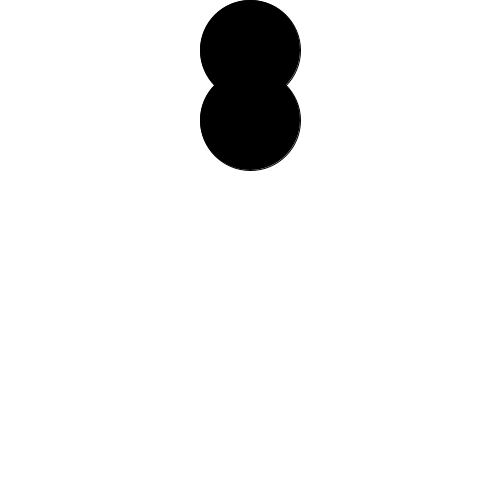
Frame 1 (no input)
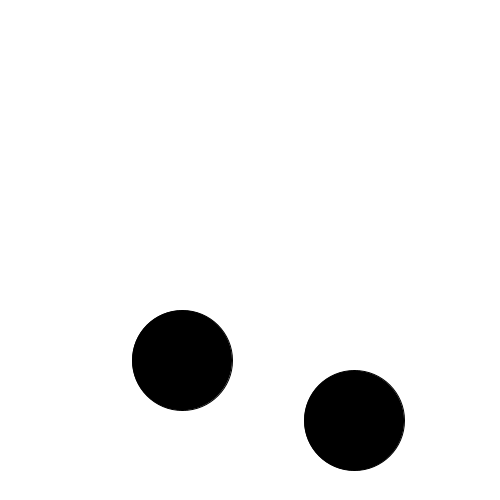
Frame 60 (the mouse pressed at the canvas centre just before this capture)
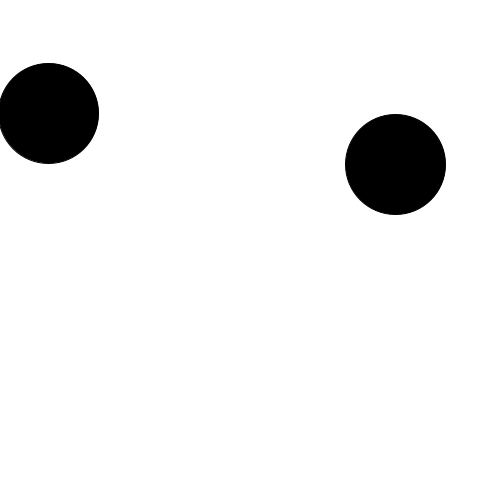
Frame 120 (the mouse held since frame 60 and released just before this capture)

The Processing sketch that drew these frames (run headless with seeded random() and noise(); from frame 60 on, the mouse is pressed at the canvas centre):

// Processing sketch: processing_67332
// ── processing_67332.pde

float circleX1, circleX2;
float circleY1, circleY2;

float XVel1;
float YVel1;
float XVel2;
float YVel2;


void setup(){
  size(500, 500);
  smooth();
  circleX1 = width/2;
  circleY1 = 50;
  circleX2 = width/2;
  circleY2 = 120;
  XVel1 = random(5, 8);
  YVel1 = random(8, 12);
  XVel2 = random(4, 10);
  YVel2 = random(7, 15);
}
void draw() {
  background(255);
  fill(255, 0, 255);
  noStroke();

  stroke(0);
  fill(0);
  ellipse(circleX1, circleY1, 100, 100);
  ellipse(circleX2, circleY2, 100, 100);
  
  if((circleX1 > width) || (circleX1 < 0)){
    XVel1 = XVel1 * -1;
  }
  if((circleX2 > width) || (circleX2 < 0)){
    XVel2 = XVel2 * -1;
  }
  if((circleY1 > height) || (circleY1 < 0)){
    YVel1 = YVel1 * -1;
  }
   if((circleY2 > height) || (circleY2 < 0)){
    YVel2 = YVel2 * -1;
  }
  // for(i = 0; i  
  
  circleX1 = circleX1 + XVel1;
  circleY1 = circleY1 + YVel1;
  circleX2 = circleX2 + XVel2;
  circleY2 = circleY2 + YVel2;
}
